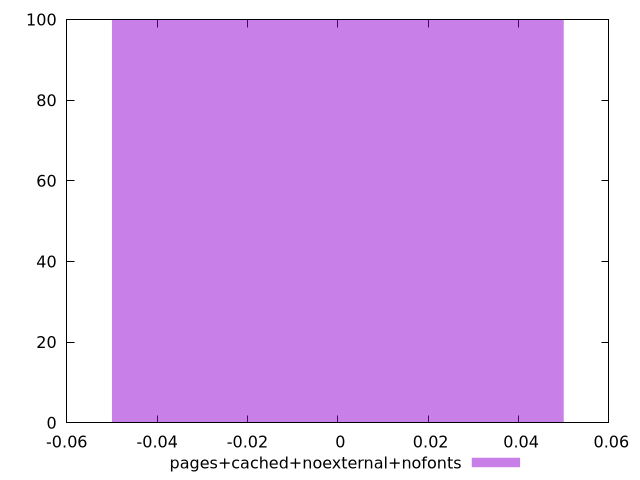

Generate this figure with gnuplot:
$_pagesCachedNoexternalNofonts <<EOF
0 100
EOF
set key outside below
set terminal pngcairo
set output "report_00004_2020-11-02T20-21-41.718Z/legacy-javascript/pages+cached+noexternal+nofonts//raw_hist.png"
set yrange [0:100]
set boxwidth 0.1
set style fill transparent solid 0.5 noborder
plot $_pagesCachedNoexternalNofonts title "pages+cached+noexternal+nofonts" with boxes ,
